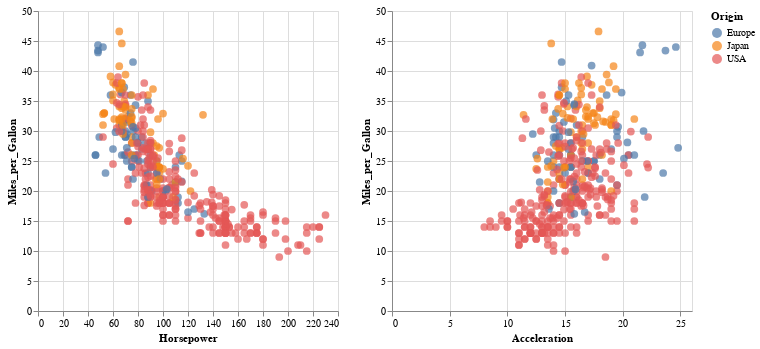

Notebook source saved alongside this figure:
### Markdown cell above
### Example: Support multi-view highlighting

Interactive charts also enable the exploration higher dimensional relationships in the dataset through the use of selections across multi-view charts.

### Code cell
brush = alt.selection_interval(encodings=['x'])

left_chart = alt.Chart(cars).mark_circle(size=60).encode(
    alt.X('Horsepower'),
    alt.Y('Miles_per_Gallon'),
    color=alt.condition(brush, 'Origin', alt.value('lightgray'))
).add_params(
    brush
)

right_chart = alt.Chart(cars).mark_circle(size=60).encode(
    alt.X('Acceleration'),
    alt.Y('Miles_per_Gallon'),
    color=alt.condition(brush, 'Origin', alt.value('lightgray'))
).add_params(
    brush
)

left_chart | right_chart

### Figure 1 — Vega-Lite specification as saved in the notebook (floating-point values rounded to 4 significant figures; data arrays with more than 128 entries replaced by an {"elided": "..."} marker saying what was removed)
{"config": {"view": {"continuousWidth": 300, "continuousHeight": 300}}, "hconcat": [{"mark": {"type": "circle", "size": 60}, "encoding": {"color": {"condition": {"param": "param_3", "field": "Origin"}, "value": "lightgray"}, "x": {"field": "Horsepower", "type": "quantitative"}, "y": {"field": "Miles_per_Gallon", "type": "quantitative"}}, "name": "view_1"}, {"mark": {"type": "circle", "size": 60}, "encoding": {"color": {"condition": {"param": "param_3", "field": "Origin"}, "value": "lightgray"}, "x": {"field": "Acceleration", "type": "quantitative"}, "y": {"field": "Miles_per_Gallon", "type": "quantitative"}}, "name": "view_2"}], "data": {"name": "data-583e73726c1545c56c203344161a975c"}, "params": [{"name": "param_3", "select": {"type": "interval", "encodings": ["x"]}, "views": ["view_1", "view_2"]}], "$schema": "https://vega.github.io/schema/vega-lite/v5.17.0.json", "datasets": {"data-583e73726c1545c56c203344161a975c": {"elided": "406 records"}}}
